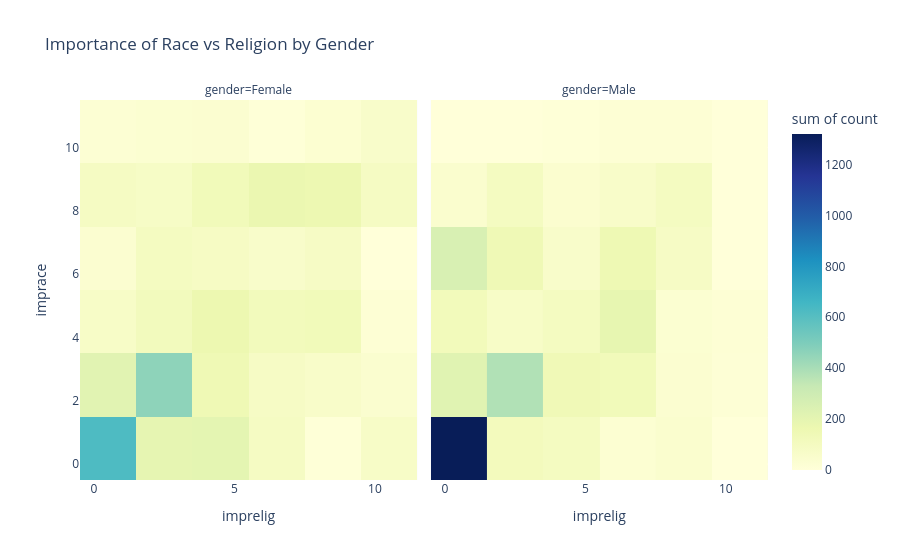

The notebook cell saved with this chart:
### Code cell
df_race_relig_gender_reset = df_race_relig_gender.reset_index().melt(
    id_vars=['gender', 'imprace'],
    var_name='imprelig',
    value_name='count'
)

fig = px.density_heatmap(
    df_race_relig_gender_reset,
    x='imprelig',
    y='imprace',
    z='count',
    facet_col='gender',      
    color_continuous_scale='YlGnBu',
    title="Importance of Race vs Religion by Gender"
)
fig.show()

### Figure 1 — Plotly figure (JSON) as saved in the notebook; plotly's stock layout.template omitted (floating-point values rounded to 4 significant figures)
{"data": [{"coloraxis": "coloraxis", "histfunc": "sum", "hovertemplate": "gender=Female<br>imprelig=%{x}<br>imprace=%{y}<br>sum of count=%{z}<extra></extra>", "name": "", "type": "histogram2d", "x": [1, 1, 1, 1, 1, 1, 1, 1, 1, 1, 1, 2, 2, 2, 2, 2, 2, 2, 2, 2, 2, 2, 3, 3, 3, 3, 3, 3, 3, 3, 3, 3, 3, 4, 4, 4, 4, 4, 4, 4, 4, 4, 4, 4, 5, 5, 5, 5, 5, 5, 5, 5, 5, 5, 5, 6, 6, 6, 6, 6, 6, 6, 6, 6, 6, 6, 7, 7, 7, 7, 7, 7, 7, 7, 7, 7, 7, 8, 8, 8, 8, 8, 8, 8, 8, 8, 8, 8, 9, 9, 9, 9, 9, 9, 9, 9, 9, 9, 9, 10, 10, 10, 10, 10, 10, 10, 10, 10, 10, 10], "xaxis": "x", "xbingroup": "x", "y": [0, 1, 2, 3, 4, 5, 6, 7, 8, 9, 10, 0, 1, 2, 3, 4, 5, 6, 7, 8, 9, 10, 0, 1, 2, 3, 4, 5, 6, 7, 8, 9, 10, 0, 1, 2, 3, 4, 5, 6, 7, 8, 9, 10, 0, 1, 2, 3, 4, 5, 6, 7, 8, 9, 10, 0, 1, 2, 3, 4, 5, 6, 7, 8, 9, 10, 0, 1, 2, 3, 4, 5, 6, 7, 8, 9, 10, 0, 1, 2, 3, 4, 5, 6, 7, 8, 9, 10, 0, 1, 2, 3, 4, 5, 6, 7, 8, 9, 10, 0, 1, 2, 3, 4, 5, 6, 7, 8, 9, 10], "yaxis": "y", "ybingroup": "y", "z": [8, 618, 145, 70, 50, 26, 25, 14, 55, 34, 24, null, 84, 203, 46, 19, 82, 30, null, null, null, 34, null, 111, 32, 179, null, 16, 39, 28, 56, 22, null, null, 65, 110, null, 46, null, 16, 38, 28, null, 20, null, 137, 10, 27, 37, 82, 21, 10, 62, 38, 19, null, 58, 14, 42, 34, 39, 27, 18, 25, 62, null, null, 34, 27, null, null, 47, null, 18, 54, 32, 10, null, null, 22, 24, 70, 59, 18, 26, 53, 38, null, null, 7, null, 20, null, null, 32, 7, 44, 27, 31, null, 75, null, 42, 20, null, null, null, 49, 41, 63]}, {"coloraxis": "coloraxis", "histfunc": "sum", "hovertemplate": "gender=Male<br>imprelig=%{x}<br>imprace=%{y}<br>sum of count=%{z}<extra></extra>", "name": "", "type": "histogram2d", "x": [1, 1, 1, 1, 1, 1, 1, 1, 1, 1, 2, 2, 2, 2, 2, 2, 2, 2, 2, 2, 3, 3, 3, 3, 3, 3, 3, 3, 3, 3, 4, 4, 4, 4, 4, 4, 4, 4, 4, 4, 5, 5, 5, 5, 5, 5, 5, 5, 5, 5, 6, 6, 6, 6, 6, 6, 6, 6, 6, 6, 7, 7, 7, 7, 7, 7, 7, 7, 7, 7, 8, 8, 8, 8, 8, 8, 8, 8, 8, 8, 9, 9, 9, 9, 9, 9, 9, 9, 9, 9, 10, 10, 10, 10, 10, 10, 10, 10, 10, 10], "xaxis": "x2", "xbingroup": "x", "y": [1, 2, 3, 4, 5, 6, 7, 8, 9, 10, 1, 2, 3, 4, 5, 6, 7, 8, 9, 10, 1, 2, 3, 4, 5, 6, 7, 8, 9, 10, 1, 2, 3, 4, 5, 6, 7, 8, 9, 10, 1, 2, 3, 4, 5, 6, 7, 8, 9, 10, 1, 2, 3, 4, 5, 6, 7, 8, 9, 10, 1, 2, 3, 4, 5, 6, 7, 8, 9, 10, 1, 2, 3, 4, 5, 6, 7, 8, 9, 10, 1, 2, 3, 4, 5, 6, 7, 8, 9, 10, 1, 2, 3, 4, 5, 6, 7, 8, 9, 10], "yaxis": "y2", "ybingroup": "y", "z": [1320, 65, 156, 38, 84, 60, 195, 45, null, null, 21, 105, 102, 10, null, 36, 34, 28, 29, null, 93, 80, 93, 35, 28, 20, 55, 42, null, null, 52, 14, 64, 30, null, null, 20, 21, null, null, 49, 21, 41, null, 70, 15, 28, null, 20, 10, 28, 54, 18, 38, 59, 99, null, null, 46, null, null, 19, 37, 63, 32, 16, 38, null, 20, 20, 30, 15, 22, null, null, 70, 14, 56, null, null, 16, null, null, 20, 14, null, null, 45, null, 19, null, 18, null, null, 19, null, null, null, null, null]}], "layout": {"annotations": [{"font": {}, "showarrow": false, "text": "gender=Female", "x": 0.245, "xanchor": "center", "xref": "paper", "y": 1, "yanchor": "bottom", "yref": "paper"}, {"font": {}, "showarrow": false, "text": "gender=Male", "x": 0.755, "xanchor": "center", "xref": "paper", "y": 1, "yanchor": "bottom", "yref": "paper"}], "coloraxis": {"colorbar": {"title": {"text": "sum of count"}}, "colorscale": [[0, "rgb(255,255,217)"], [0.125, "rgb(237,248,177)"], [0.25, "rgb(199,233,180)"], [0.375, "rgb(127,205,187)"], [0.5, "rgb(65,182,196)"], [0.625, "rgb(29,145,192)"], [0.75, "rgb(34,94,168)"], [0.875, "rgb(37,52,148)"], [1, "rgb(8,29,88)"]]}, "legend": {"tracegroupgap": 0}, "title": {"text": "Importance of Race vs Religion by Gender"}, "xaxis": {"anchor": "y", "domain": [0, 0.49], "title": {"text": "imprelig"}}, "xaxis2": {"anchor": "y2", "domain": [0.51, 1], "matches": "x", "title": {"text": "imprelig"}}, "yaxis": {"anchor": "x", "domain": [0, 1], "title": {"text": "imprace"}}, "yaxis2": {"anchor": "x2", "domain": [0, 1], "matches": "y", "showticklabels": false}}}
